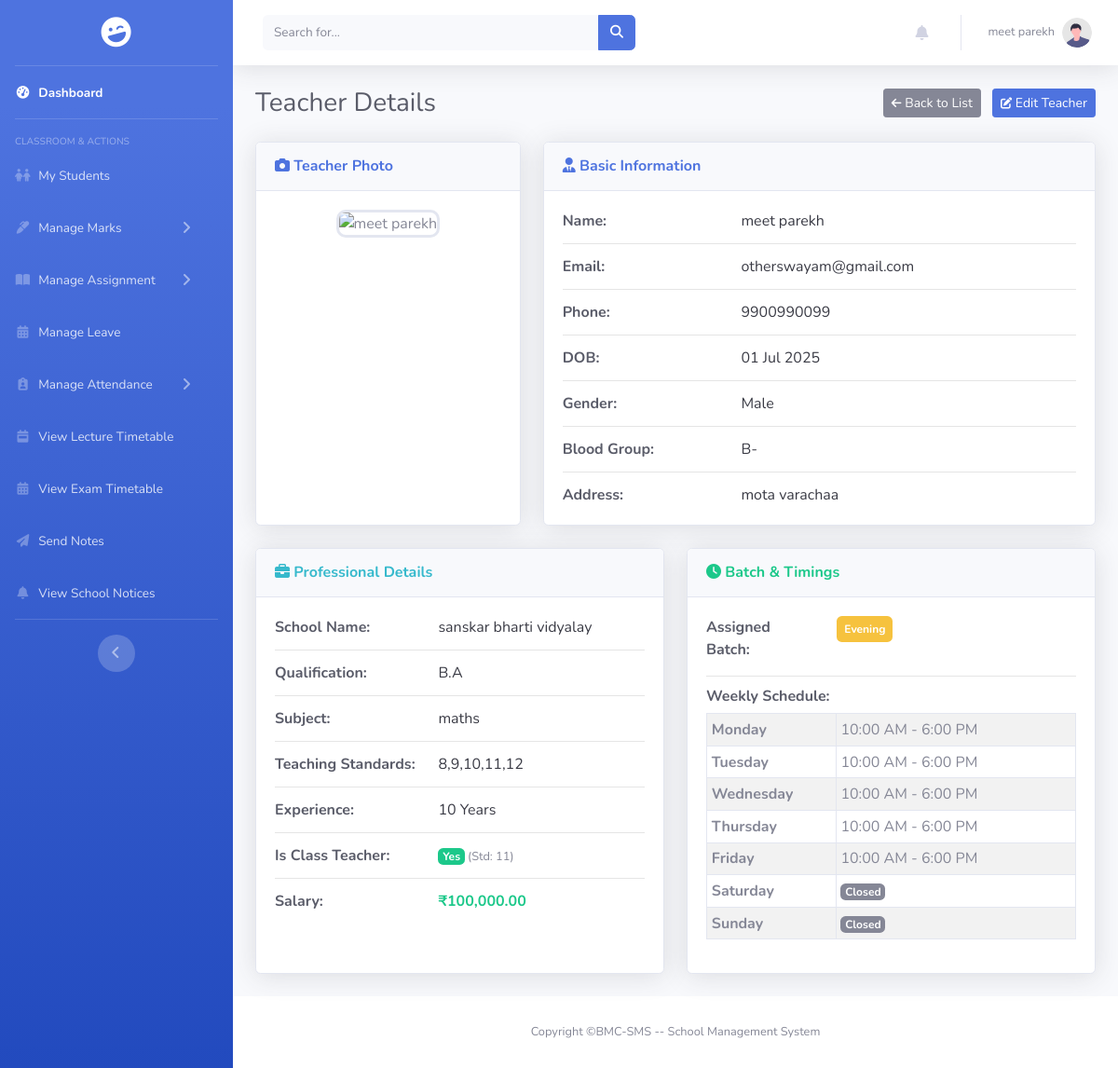
The page /pages/teacher/view.php?id=6 (signed in) on the database its author committed.
### tables this page shows
CREATE TABLE `teacher` (
  `id` int(11) NOT NULL,
  `teacher_image` varchar(255) DEFAULT NULL,
  `teacher_name` varchar(50) NOT NULL,
  `phone` varchar(10) NOT NULL,
  `school_id` int(11) NOT NULL,
  `dob` date NOT NULL,
  `gender` enum('Male','Female','Others') NOT NULL,
  `blood_group` enum('A+','A-','B+','B-','AB+','AB-','O+','O-') NOT NULL,
  `address` text DEFAULT NULL,
  `email` varchar(50) NOT NULL,
  `password` varchar(255) NOT NULL,
  `qualification` varchar(100) DEFAULT NULL,
  `subject` varchar(100) DEFAULT NULL,
  `language_known` varchar(100) DEFAULT NULL,
  `salary` int(11) DEFAULT NULL,
  `std` set('Nursery','Junior','Senior','1','2','3','4','5','6','7','8','9','10','11','12') DEFAULT NULL,
  `experience` varchar(10) DEFAULT NULL,
  `batch` enum('Morning','Evening') DEFAULT NULL,
  `class_teacher` tinyint(1) DEFAULT 0,
  `class_teacher_std` varchar(50) DEFAULT NULL
);

CREATE TABLE `school` (
  `id` int(11) NOT NULL,
  `school_logo` varchar(255) DEFAULT NULL,
  `school_name` varchar(100) DEFAULT NULL,
  `email` varchar(50) DEFAULT NULL,
  `phone` varchar(10) DEFAULT NULL,
  `school_opening` date DEFAULT NULL,
  `school_type` enum('Government','Private') DEFAULT NULL,
  `education_board` set('CBSE','State','IGCSE') DEFAULT NULL,
  `school_medium` set('English','Hindi','Regional Language') DEFAULT NULL,
  `school_category` set('Pre-Primary','Primary','Upper Primary','Secondary','Higher Secondary') DEFAULT NULL,
  `address` text DEFAULT NULL,
  `latitude` decimal(10,8) DEFAULT NULL,
  `longitude` decimal(11,8) DEFAULT NULL,
  `passing_percentage` decimal(5,2) NOT NULL DEFAULT 33.00
);

CREATE TABLE `teacher_timings` (
  `timing_id` int(11) NOT NULL,
  `teacher_id` int(11) NOT NULL,
  `day_of_week` enum('Monday','Tuesday','Wednesday','Thursday','Friday','Saturday','Sunday') NOT NULL,
  `opens_at` time DEFAULT NULL,
  `closes_at` time DEFAULT NULL,
  `is_closed` tinyint(1) NOT NULL DEFAULT 0
);

### pages/teacher/view.php (the view, shortened to what this page needs)
<?php
include_once "../../includes/connect.php";
$teacher_id = isset($_GET['id']) ? intval($_GET['id']) : 0;
$query_teacher = "SELECT t.*, s.school_name, s.address as school_address, s.phone as school_phone, s.email as school_email
          FROM teacher t
          LEFT JOIN school s ON t.school_id = s.id
          WHERE t.id = ?";
$stmt_teacher = mysqli_prepare($conn, $query_teacher);
mysqli_stmt_bind_param($stmt_teacher, "i", $teacher_id);
mysqli_stmt_execute($stmt_teacher);
$result_teacher = mysqli_stmt_get_result($stmt_teacher);
$teacher = mysqli_fetch_assoc($result_teacher);
$timings = [];
$query_timings = "SELECT * FROM teacher_timings WHERE teacher_id = ?";
$stmt_timings = mysqli_prepare($conn, $query_timings);
mysqli_stmt_bind_param($stmt_timings, "i", $teacher_id);
mysqli_stmt_execute($stmt_timings);
$result_timings = mysqli_stmt_get_result($stmt_timings);
while ($row = mysqli_fetch_assoc($result_timings)) {
    $timings[$row['day_of_week']] = $row;
}
$photo_path = $teacher['teacher_image'];
$default_photo = "../../assets/img/default-user.jpg";
if (!empty($photo_path) && !file_exists($photo_path)) {
    $photo_path = $default_photo;
} elseif (empty($photo_path)) {
    $photo_path = $default_photo;
}
?>
<!DOCTYPE html>
<html lang="en">
<head>
    <link rel="stylesheet" href="https://cdnjs.cloudflare.com/ajax/libs/font-awesome/6.5.2/css/all.min.css" />
    <link href="../../assets/css/sb-admin-2.min.css" rel="stylesheet">
    <link rel="stylesheet" href="../../assets/css/profile.css">
    <link rel="stylesheet" href="../../assets/css/teacher_view.css">
    <link rel="stylesheet" href="../../assets/css/sidebar.css">
    <link rel="stylesheet" href="../../assets/css/scrollbar_hidden.css">
</head>
<body id="page-top">
    <div id="wrapper">
        <?php include '../../includes/sidebar.php'; ?>
        <div id="content-wrapper" class="d-flex flex-column">
            <div id="content">
                <?php include_once '../../includes/header.php'; ?>
                <div class="container-fluid">
                    <div class="d-sm-flex align-items-center justify-content-between mb-4">
                        <h1 class="h3 mb-0 text-gray-800">Teacher Details</h1>
                        <div>
                            <a href="teacher_list.php" class="btn btn-secondary btn-sm mr-2"><i class="fas fa-arrow-left fa-sm"></i> Back to List</a>
                            <a href="edit.php?id=<?php echo $teacher['id']; ?>" class="btn btn-primary btn-sm"><i class="fas fa-edit fa-sm"></i> Edit Teacher</a>
                        </div>
                    </div>
                    <div class="row">
                        <div class="col-lg-4 mb-4">
                            <div class="card shadow h-100">
                                <div class="card-header py-3">
                                    <h6 class="m-0 font-weight-bold text-primary"><i class="fas fa-camera"></i> Teacher Photo</h6>
                                </div>
                                <div class="card-body text-center">
                                    <img src="<?php echo htmlspecialchars($photo_path); ?>" alt="<?php echo htmlspecialchars($teacher['teacher_name']); ?>" class="view-photo">
                                </div>
                            </div>
                        </div>
                        <div class="col-lg-8 mb-4">
                            <div class="card shadow h-100">
                                <div class="card-header py-3">
                                    <h6 class="m-0 font-weight-bold text-primary"><i class="fas fa-user-tie"></i> Basic Information</h6>
                                </div>
                                <div class="card-body">
                                    <div class="row">
                                        <div class="col-sm-4 info-label">Name:</div>
                                        <div class="col-sm-8 info-value"><?php echo htmlspecialchars($teacher['teacher_name'] ?? 'N/A'); ?></div>
                                    </div>
                                    <hr>
                                    <div class="row">
                                        <div class="col-sm-4 info-label">Email:</div>
                                        <div class="col-sm-8 info-value"><?php echo htmlspecialchars($teacher['email']); ?></div>
                                    </div>
                                    <hr>
                                    <div class="row">
                                        <div class="col-sm-4 info-label">Phone:</div>
                                        <div class="col-sm-8 info-value"><?php echo htmlspecialchars($teacher['phone']); ?></div>
                                    </div>
                                    <hr>
                                    <div class="row">
                                        <div class="col-sm-4 info-label">DOB:</div>
                                        <div class="col-sm-8 info-value"><?php echo htmlspecialchars(date("d M Y", strtotime($teacher['dob']))); ?></div>
                                    </div>
                                    <hr>
                                    <div class="row">
                                        <div class="col-sm-4 info-label">Gender:</div>
                                        <div class="col-sm-8 info-value"><?php echo htmlspecialchars($teacher['gender']); ?></div>
                                    </div>
                                    <hr>
                                    <div class="row">
                                        <div class="col-sm-4 info-label">Blood Group:</div>
                                        <div class="col-sm-8 info-value"><?php echo htmlspecialchars($teacher['blood_group']); ?></div>
                                    </div>
                                    <hr>
                                    <div class="row">
                                        <div class="col-sm-4 info-label">Address:</div>
                                        <div class="col-sm-8 info-value"><?php echo htmlspecialchars($teacher['address']); ?></div>
                                    </div>
                                </div>
                            </div>
                        </div>
                        <div class="col-lg-6 mb-4">
                            <div class="card shadow h-100">
                                <div class="card-header py-3">
                                    <h6 class="m-0 font-weight-bold text-info"><i class="fas fa-briefcase"></i> Professional Details</h6>
                                </div>
                                <div class="card-body">
                                    <div class="row">
                                        <div class="col-sm-5 info-label">School Name:</div>
                                        <div class="col-sm-7 info-value"><?php echo htmlspecialchars($teacher['school_name']); ?></div>
                                    </div>
                                    <hr>
                                    <div class="row">
                                        <div class="col-sm-5 info-label">Qualification:</div>
                                        <div class="col-sm-7 info-value"><?php echo htmlspecialchars($teacher['qualification']); ?></div>
                                    </div>
                                    <hr>
                                    <div class="row">
                                        <div class="col-sm-5 info-label">Subject:</div>
                                        <div class="col-sm-7 info-value"><?php echo htmlspecialchars($teacher['subject']); ?></div>
                                    </div>
                                    <hr>
                                    <div class="row">
                                        <div class="col-sm-5 info-label">Teaching Standards:</div>
                                        <div class="col-sm-7 info-value"><?php echo htmlspecialchars($teacher['std']); ?></div>
                                    </div>
                                    <hr>
                                    <div class="row">
                                        <div class="col-sm-5 info-label">Experience:</div>
                                        <div class="col-sm-7 info-value"><?php echo htmlspecialchars($teacher['experience']); ?> Years</div>
                                    </div>
                                    <hr>
                                    <div class="row">
                                        <div class="col-sm-5 info-label">Is Class Teacher:</div>
                                        <div class="col-sm-7 info-value"><?php if ($teacher['class_teacher'] == 1): ?><span class="badge badge-success">Yes</span><small class="text-muted"> (Std: <?php echo htmlspecialchars($teacher['class_teacher_std']); ?>)</small><?php else: ?><span class="badge badge-secondary">No</span><?php endif; ?></div>
                                    </div>
                                    <hr>
                                    <div class="row">
                                        <div class="col-sm-5 info-label">Salary:</div>
                                        <div class="col-sm-7 info-value font-weight-bold text-success">₹<?php echo number_format($teacher['salary'], 2); ?></div>
                                    </div>
                                </div>
                            </div>
                        </div>
                        <div class="col-lg-6 mb-4">
                            <div class="card shadow h-100">
                                <div class="card-header py-3">
                                    <h6 class="m-0 font-weight-bold text-success"><i class="fas fa-clock"></i> Batch & Timings</h6>
                                </div>
                                <div class="card-body">
                                    <div class="row mb-3">
                                        <div class="col-sm-4 info-label">Assigned Batch:</div>
                                        <div class="col-sm-8 info-value"><span class="badge badge-<?php echo ($teacher['batch'] == 'Morning') ? 'primary' : 'warning'; ?> p-2"><?php echo htmlspecialchars($teacher['batch'] ?? 'N/A'); ?></span></div>
                                    </div>
                                    <hr>
                                    <h6 class="info-label mb-2">Weekly Schedule:</h6>
                                    <?php if (!empty($timings)): ?>
                                        <table class="table table-sm table-bordered table-striped table-timings">
                                            <tbody>
                                                <?php
                                                $days = ['Monday', 'Tuesday', 'Wednesday', 'Thursday', 'Friday', 'Saturday', 'Sunday'];
                                                foreach ($days as $day):
                                                    $day_timing = $timings[$day] ?? null;
                                                ?>
                                                    <tr>
                                                        <th><?php echo $day; ?></th>
                                                        <td>
                                                            <?php if ($day_timing && !empty($day_timing['is_closed'])): ?>
                                                                <span class="badge badge-secondary">Closed</span>
                                                            <?php elseif ($day_timing && !empty($day_timing['opens_at'])): ?>
                                                                <?php echo date("g:i A", strtotime($day_timing['opens_at'])); ?> - <?php echo date("g:i A", strtotime($day_timing['closes_at'])); ?>
                                                            <?php else: ?>
                                                                <span class="text-muted">Not Set</span>
                                                            <?php endif; ?>
                                                        </td>
                                                    </tr>
                                                <?php endforeach; ?>
                                            </tbody>
                                        </table>
                                    <?php else: ?>
                                        <div class="alert alert-warning small">No weekly schedule has been set for this teacher.</div>
                                    <?php endif; ?>
                                </div>
                            </div>
                        </div>
                    </div>
                </div>
            </div>
            <?php include '../../includes/footer.php'; ?>
        </div>
    </div>
</body>
</html>

### assets/css/profile.css (style rules this page uses)
.info-label { font-weight: bold; color: #5a5c69; }
.info-value { color: #858796; }

### assets/css/teacher_view.css (style rules this page uses)
.view-photo { width: 150px; height: 150px; object-fit: cover; border-radius: 10px; border: 3px solid #e3e6f0; }
.info-label { font-weight: bold; color: #5a5c69; }
.info-value { color: #3a3b45; }
.card-body hr { margin-top: 0.75rem; margin-bottom: 0.75rem; }
.table-timings th { width: 35%; }

### assets/css/sidebar.css (style rules this page uses)
html, body { height: 100%; overflow: hidden !important; }
#wrapper { height: 100vh; }
#content-wrapper { overflow-y: auto; }

### assets/css/scrollbar_hidden.css (style rules this page uses)
body { -ms-overflow-style: none; scrollbar-width: none; }

### rows shown on the page
teacher: teacher_name "meet parekh", email "otherswayam@gmail.com", phone "9900990099", dob "01 Jul 2025", gender "Male", blood_group "B-", address "mota varachaa", school.school_name "sanskar bharti vidyalay", qualification "B.A", subject "maths", std "8,9,10,11,12", experience "10", class_teacher_std "11", salary "100,000.00", batch "Evening"
teacher_timings: day "Monday", opens_at "10:00 AM", closes_at "6:00 PM"
teacher_timings: day "Tuesday", opens_at "10:00 AM", closes_at "6:00 PM"
teacher_timings: day "Wednesday", opens_at "10:00 AM", closes_at "6:00 PM"
teacher_timings: day "Thursday", opens_at "10:00 AM", closes_at "6:00 PM"
teacher_timings: day "Friday", opens_at "10:00 AM", closes_at "6:00 PM"

### other values the page prints
$userName "meet parekh"
$day "Saturday"
$day "Sunday"
